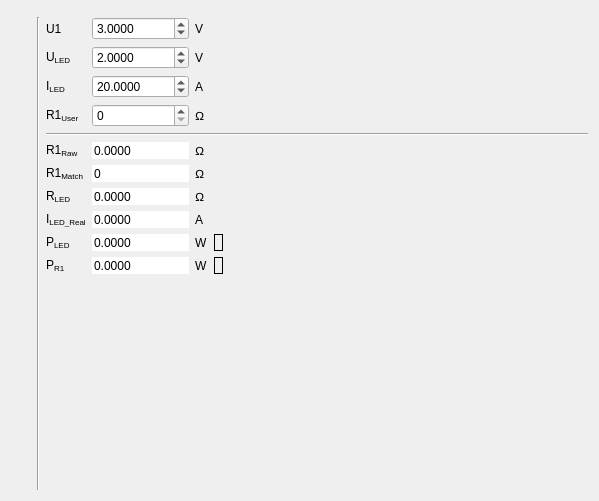
<?xml version="1.0" encoding="UTF-8"?>
<ui version="4.0">
 <class>Led</class>
 <widget class="QWidget" name="Led">
  <property name="geometry">
   <rect>
    <x>0</x>
    <y>0</y>
    <width>599</width>
    <height>501</height>
   </rect>
  </property>
  <property name="windowTitle">
   <string>Form</string>
  </property>
  <layout class="QGridLayout" name="gridLayout">
   <item row="7" column="2">
    <widget class="QLabel" name="labelR1Match">
     <property name="text">
      <string>R1&lt;sub&gt;Match</string>
     </property>
    </widget>
   </item>
   <item row="1" column="3">
    <widget class="QDoubleSpinBox" name="spinU1">
     <property name="decimals">
      <number>4</number>
     </property>
     <property name="maximum">
      <double>1000000000.000000000000000</double>
     </property>
     <property name="value">
      <double>3.000000000000000</double>
     </property>
    </widget>
   </item>
   <item row="12" column="3" rowspan="4">
    <spacer name="verticalSpacer_2">
     <property name="orientation">
      <enum>Qt::Orientation::Vertical</enum>
     </property>
     <property name="sizeHint" stdset="0">
      <size>
       <width>20</width>
       <height>195</height>
      </size>
     </property>
    </spacer>
   </item>
   <item row="2" column="2">
    <widget class="QLabel" name="label_31">
     <property name="text">
      <string>&lt;html&gt;&lt;head/&gt;&lt;body&gt;&lt;p&gt;U&lt;span style=&quot; vertical-align:sub;&quot;&gt;LED&lt;/span&gt;&lt;/p&gt;&lt;/body&gt;&lt;/html&gt;</string>
     </property>
    </widget>
   </item>
   <item row="7" column="3">
    <widget class="QDoubleSpinBox" name="spinR1Match">
     <property name="frame">
      <bool>false</bool>
     </property>
     <property name="readOnly">
      <bool>true</bool>
     </property>
     <property name="buttonSymbols">
      <enum>QAbstractSpinBox::ButtonSymbols::NoButtons</enum>
     </property>
     <property name="decimals">
      <number>0</number>
     </property>
     <property name="maximum">
      <double>1000000000.000000000000000</double>
     </property>
    </widget>
   </item>
   <item row="8" column="4">
    <widget class="QLabel" name="label_7">
     <property name="text">
      <string>Ω</string>
     </property>
    </widget>
   </item>
   <item row="2" column="4">
    <widget class="QLabel" name="label_27">
     <property name="text">
      <string>V</string>
     </property>
    </widget>
   </item>
   <item row="11" column="5">
    <widget class="QLabel" name="labelPowerR1">
     <property name="frameShape">
      <enum>QFrame::Shape::Box</enum>
     </property>
     <property name="text">
      <string/>
     </property>
    </widget>
   </item>
   <item row="9" column="2">
    <widget class="QLabel" name="label_6">
     <property name="text">
      <string>I&lt;sub&gt;LED_Real</string>
     </property>
    </widget>
   </item>
   <item row="8" column="3">
    <widget class="QDoubleSpinBox" name="spinRLed">
     <property name="frame">
      <bool>false</bool>
     </property>
     <property name="readOnly">
      <bool>true</bool>
     </property>
     <property name="buttonSymbols">
      <enum>QAbstractSpinBox::ButtonSymbols::NoButtons</enum>
     </property>
     <property name="decimals">
      <number>4</number>
     </property>
     <property name="maximum">
      <double>1000000000.000000000000000</double>
     </property>
    </widget>
   </item>
   <item row="2" column="3">
    <widget class="QDoubleSpinBox" name="spinULed">
     <property name="decimals">
      <number>4</number>
     </property>
     <property name="maximum">
      <double>1000000000.000000000000000</double>
     </property>
     <property name="value">
      <double>2.000000000000000</double>
     </property>
    </widget>
   </item>
   <item row="3" column="4">
    <widget class="QLabel" name="label_24">
     <property name="text">
      <string>A</string>
     </property>
    </widget>
   </item>
   <item row="10" column="2">
    <widget class="QLabel" name="label_33">
     <property name="text">
      <string>P&lt;sub&gt;LED&lt;/sub&gt;</string>
     </property>
    </widget>
   </item>
   <item row="11" column="4">
    <widget class="QLabel" name="label_2">
     <property name="text">
      <string>W</string>
     </property>
    </widget>
   </item>
   <item row="15" column="0">
    <spacer name="verticalSpacer">
     <property name="orientation">
      <enum>Qt::Orientation::Vertical</enum>
     </property>
     <property name="sizeHint" stdset="0">
      <size>
       <width>20</width>
       <height>24</height>
      </size>
     </property>
    </spacer>
   </item>
   <item row="1" column="1" rowspan="15">
    <widget class="Line" name="line">
     <property name="orientation">
      <enum>Qt::Orientation::Vertical</enum>
     </property>
    </widget>
   </item>
   <item row="8" column="2">
    <widget class="QLabel" name="label_8">
     <property name="text">
      <string>R&lt;sub&gt;LED</string>
     </property>
    </widget>
   </item>
   <item row="7" column="4">
    <widget class="QLabel" name="label_4">
     <property name="text">
      <string>Ω</string>
     </property>
    </widget>
   </item>
   <item row="10" column="4">
    <widget class="QLabel" name="label_25">
     <property name="text">
      <string>W</string>
     </property>
    </widget>
   </item>
   <item row="5" column="2" colspan="5">
    <widget class="Line" name="line_7">
     <property name="orientation">
      <enum>Qt::Orientation::Horizontal</enum>
     </property>
    </widget>
   </item>
   <item row="3" column="2">
    <widget class="QLabel" name="labelILed">
     <property name="text">
      <string>I&lt;sub&gt;LED&lt;/LED&gt;</string>
     </property>
    </widget>
   </item>
   <item row="1" column="4">
    <widget class="QLabel" name="label_28">
     <property name="sizePolicy">
      <sizepolicy hsizetype="Maximum" vsizetype="Preferred">
       <horstretch>0</horstretch>
       <verstretch>0</verstretch>
      </sizepolicy>
     </property>
     <property name="text">
      <string>V</string>
     </property>
    </widget>
   </item>
   <item row="9" column="3">
    <widget class="QDoubleSpinBox" name="spinILedReal">
     <property name="frame">
      <bool>false</bool>
     </property>
     <property name="readOnly">
      <bool>true</bool>
     </property>
     <property name="buttonSymbols">
      <enum>QAbstractSpinBox::ButtonSymbols::NoButtons</enum>
     </property>
     <property name="decimals">
      <number>4</number>
     </property>
     <property name="maximum">
      <double>1000000000.000000000000000</double>
     </property>
    </widget>
   </item>
   <item row="1" column="2">
    <widget class="QLabel" name="label_30">
     <property name="sizePolicy">
      <sizepolicy hsizetype="Maximum" vsizetype="Preferred">
       <horstretch>0</horstretch>
       <verstretch>0</verstretch>
      </sizepolicy>
     </property>
     <property name="text">
      <string>U1</string>
     </property>
    </widget>
   </item>
   <item row="10" column="3">
    <widget class="QDoubleSpinBox" name="spinPLed">
     <property name="frame">
      <bool>false</bool>
     </property>
     <property name="readOnly">
      <bool>true</bool>
     </property>
     <property name="buttonSymbols">
      <enum>QAbstractSpinBox::ButtonSymbols::NoButtons</enum>
     </property>
     <property name="decimals">
      <number>4</number>
     </property>
     <property name="maximum">
      <double>1000000000.000000000000000</double>
     </property>
    </widget>
   </item>
   <item row="10" column="5">
    <widget class="QLabel" name="labelPowerLed">
     <property name="frameShape">
      <enum>QFrame::Shape::Box</enum>
     </property>
     <property name="text">
      <string/>
     </property>
    </widget>
   </item>
   <item row="12" column="6">
    <spacer name="horizontalSpacer_3">
     <property name="orientation">
      <enum>Qt::Orientation::Horizontal</enum>
     </property>
     <property name="sizeHint" stdset="0">
      <size>
       <width>32</width>
       <height>20</height>
      </size>
     </property>
    </spacer>
   </item>
   <item row="11" column="2">
    <widget class="QLabel" name="label">
     <property name="text">
      <string>&lt;html&gt;&lt;head/&gt;&lt;body&gt;&lt;p&gt;P&lt;span style=&quot; vertical-align:sub;&quot;&gt;R1&lt;/span&gt;&lt;/p&gt;&lt;/body&gt;&lt;/html&gt;</string>
     </property>
    </widget>
   </item>
   <item row="11" column="3">
    <widget class="QDoubleSpinBox" name="spinPR1">
     <property name="frame">
      <bool>false</bool>
     </property>
     <property name="readOnly">
      <bool>true</bool>
     </property>
     <property name="buttonSymbols">
      <enum>QAbstractSpinBox::ButtonSymbols::NoButtons</enum>
     </property>
     <property name="decimals">
      <number>4</number>
     </property>
     <property name="maximum">
      <double>1000000000.000000000000000</double>
     </property>
    </widget>
   </item>
   <item row="9" column="4">
    <widget class="QLabel" name="label_5">
     <property name="text">
      <string>A</string>
     </property>
    </widget>
   </item>
   <item row="6" column="2">
    <widget class="QLabel" name="label_32">
     <property name="text">
      <string>R1&lt;sub&gt;Raw</string>
     </property>
    </widget>
   </item>
   <item row="3" column="3">
    <widget class="QDoubleSpinBox" name="spinILed">
     <property name="decimals">
      <number>4</number>
     </property>
     <property name="maximum">
      <double>1000000000.000000000000000</double>
     </property>
     <property name="value">
      <double>20.000000000000000</double>
     </property>
    </widget>
   </item>
   <item row="6" column="3">
    <widget class="QDoubleSpinBox" name="spinR1">
     <property name="frame">
      <bool>false</bool>
     </property>
     <property name="readOnly">
      <bool>true</bool>
     </property>
     <property name="buttonSymbols">
      <enum>QAbstractSpinBox::ButtonSymbols::NoButtons</enum>
     </property>
     <property name="decimals">
      <number>4</number>
     </property>
     <property name="maximum">
      <double>1000000000.000000000000000</double>
     </property>
    </widget>
   </item>
   <item row="1" column="0" rowspan="14">
    <widget class="QLabel" name="label_26">
     <property name="text">
      <string/>
     </property>
     <property name="pixmap">
      <pixmap resource="../../rc/vodi.qrc">:/pic/pic/led.png</pixmap>
     </property>
     <property name="scaledContents">
      <bool>false</bool>
     </property>
    </widget>
   </item>
   <item row="0" column="0">
    <widget class="Line" name="line_9">
     <property name="orientation">
      <enum>Qt::Orientation::Vertical</enum>
     </property>
    </widget>
   </item>
   <item row="6" column="4">
    <widget class="QLabel" name="label_29">
     <property name="text">
      <string>Ω</string>
     </property>
    </widget>
   </item>
   <item row="4" column="2">
    <widget class="QLabel" name="labelR1User">
     <property name="text">
      <string>R1&lt;sub&gt;User</string>
     </property>
    </widget>
   </item>
   <item row="4" column="3">
    <widget class="QDoubleSpinBox" name="spinR1User">
     <property name="decimals">
      <number>0</number>
     </property>
     <property name="maximum">
      <double>1000000000.000000000000000</double>
     </property>
    </widget>
   </item>
   <item row="4" column="4">
    <widget class="QLabel" name="label_3">
     <property name="text">
      <string>Ω</string>
     </property>
    </widget>
   </item>
  </layout>
 </widget>
 <tabstops>
  <tabstop>spinU1</tabstop>
  <tabstop>spinULed</tabstop>
  <tabstop>spinILed</tabstop>
  <tabstop>spinR1</tabstop>
  <tabstop>spinR1Match</tabstop>
  <tabstop>spinRLed</tabstop>
  <tabstop>spinILedReal</tabstop>
  <tabstop>spinPLed</tabstop>
  <tabstop>spinPR1</tabstop>
 </tabstops>
 <resources>
  <include location="../../rc/vodi.qrc"/>
 </resources>
 <connections/>
</ui>
